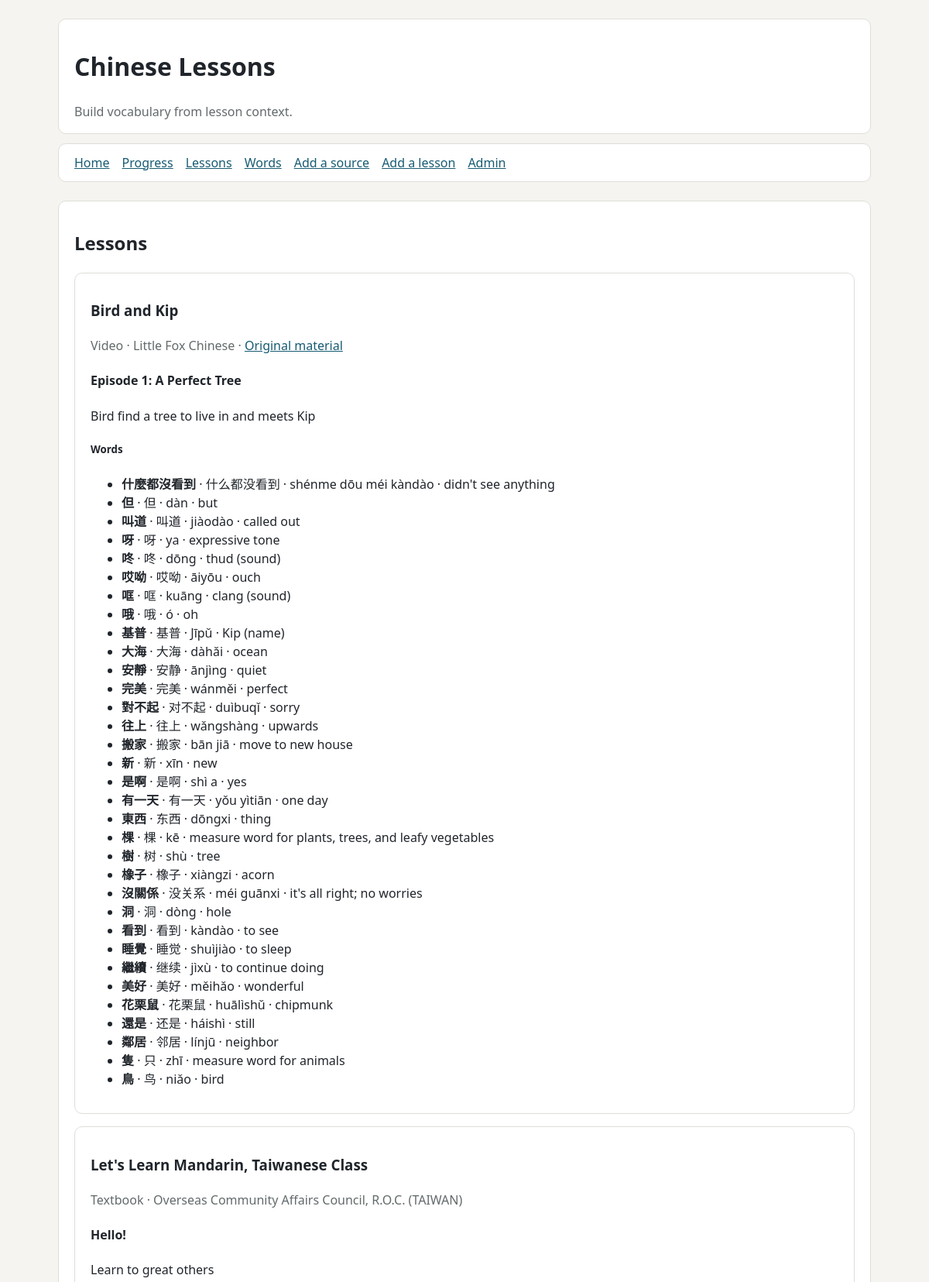
Screenshot of /lessons/ (upper part) with the database file from the repository.
### lessons/models.py (models this page shows, shortened)
class Source(models.Model):
    class Kind(models.TextChoices):
        BOOK = "book", "Book"
        TEXTBOOK = "textbook", "Textbook"
        VIDEO = "video", "Video"
        OTHER = "other", "Other"
    name = models.CharField(max_length=200, verbose_name="Title or name")
    creator = models.CharField(max_length=200, blank=True, verbose_name="Author or creator")
    kind = models.CharField(max_length=20, choices=Kind.choices, default=Kind.OTHER)
    url = models.URLField(blank=True, help_text="Optional link to the book, video, or other original material.")
    class Meta:
        ordering = ("name", "creator", "id")

class Lesson(models.Model):
    created_at = models.DateTimeField(auto_now_add=True)
    source = models.ForeignKey(Source, on_delete=models.PROTECT, related_name="lessons")
    title = models.CharField(max_length=200)
    description = models.TextField(help_text="Describe the lesson's setting or context.")
    vocabulary = models.ManyToManyField(Word, related_name="lessons", blank=True)
    class Meta:
        ordering = ("source__name", "title")
        constraints = [
            models.UniqueConstraint(fields=("source", "title"), name="unique_lesson_title_per_source"),
        ]

class Word(models.Model):
    created_at = models.DateTimeField(auto_now_add=True)
    traditional = models.CharField(max_length=100, help_text="Traditional Chinese form; used as the primary display form.")
    simplified = models.CharField(max_length=100)
    pinyin = models.CharField(
        max_length=200,
        help_text="Use tone marks (for example, nǐ hǎo) and separate syllables with spaces.",
    )
    english = models.CharField(max_length=255, verbose_name="English translation")
    class Meta:
        constraints = [
            models.UniqueConstraint(fields=("traditional", "pinyin"), name="unique_word_traditional_pinyin"),
        ]
        ordering = ("traditional", "pinyin")

### lessons/views.py (the view)
# urls.py: path('lessons/', lesson_views.lesson_list, name='lesson-list'),
def lesson_list(request):
    sources = Source.objects.prefetch_related("lessons__vocabulary")
    return render(request, "lessons/lesson_list.html", {"sources": sources})

### lessons/templates/lessons/lesson_list.html (shortened to what this page needs)
{% extends "lessons/base.html" %}
{% block content %}
<section class="card">
  <h2>Lessons</h2>
  {% if sources %}
    {% for source in sources %}
      <section class="card">
        <h3>{{ source.name }}</h3>
        <p class="muted">{{ source.get_kind_display }}{% if source.creator %} · {{ source.creator }}{% endif %}{% if source.url %} · <a href="{{ source.url }}">Original material</a>{% endif %}</p>
        {% for lesson in source.lessons.all %}
          <article>
            <h4>{{ lesson.title }}</h4>
            <p>{{ lesson.description }}</p>
            {% if lesson.vocabulary.all %}
              <h5>Words</h5>
              <ul>
                {% for word in lesson.vocabulary.all %}
                  <li><strong>{{ word.traditional }}</strong> · {{ word.simplified }} · {{ word.pinyin }} · {{ word.english }}</li>
                {% endfor %}
              </ul>
            {% endif %}
          </article>
        {% empty %}
          <p class="muted">No lessons from this source yet.</p>
        {% endfor %}
      </section>
    {% endfor %}
  {% else %}
    <p class="muted">No sources yet. Add your textbook, then create its first lesson.</p>
  {% endif %}
</section>
{% endblock %}

### lessons/templates/lessons/base.html (shortened to what this page needs)
<!doctype html>
<html lang="en">
<head>
</head>
<body>
  <header><h1>Chinese Lessons</h1><div class="muted">Build vocabulary from lesson context.</div></header>
  <nav><a href="{% url 'home' %}">Home</a><a href="{% url 'progress' %}">Progress</a><a href="{% url 'lesson-list' %}">Lessons</a><a href="{% url 'word-list' %}">Words</a><a href="{% url 'source-create' %}">Add a source</a><a href="{% url 'lesson-create' %}">Add a lesson</a><a href="{% url 'admin:index' %}">Admin</a></nav>
  <main>{% block content %}{% endblock %}</main>
</body>
</html>

### lessons/templates/lessons/base.html (style rules this page uses)
:root { font: 16px/1.5 system-ui, sans-serif; color: #20252b; background: #f5f4f0; }
body { max-width: 1050px; margin: 0 auto; padding: 1.5rem; }
header, nav, .card, fieldset { background: white; border: 1px solid #deded8; border-radius: 10px; }
header { padding: 1rem 1.25rem; }
nav { display: flex; gap: 1rem; padding: .75rem 1.25rem; margin: .75rem 0 1.5rem; }
a { color: #175b72; }
.card { padding: 1rem 1.25rem; margin: 1rem 0; }
.muted { color: #626a6c; }

### rows the page displays
Source: name "Bird and Kip", kind "Video", creator "Little Fox Chinese"
Lesson: title "Episode 1: A Perfect Tree", description "Bird find a tree to live in and meets Kip"
Word: traditional "什麼都沒看到", simplified "什么都没看到", pinyin "shénme dōu méi kàndào", english "didn't see anything"
Word: traditional "但", simplified "但", pinyin "dàn", english "but"
Word: traditional "叫道", simplified "叫道", pinyin "jiàodào", english "called out"
Word: traditional "呀", simplified "呀", pinyin "ya", english "expressive tone"
Word: traditional "咚", simplified "咚", pinyin "dōng", english "thud (sound)"
Word: traditional "哎呦", simplified "哎呦", pinyin "āiyōu", english "ouch"
Word: traditional "哐", simplified "哐", pinyin "kuāng", english "clang (sound)"
Word: traditional "哦", simplified "哦", pinyin "ó", english "oh"
Word: traditional "基普", simplified "基普", pinyin "Jīpǔ", english "Kip (name)"
Word: traditional "大海", simplified "大海", pinyin "dàhǎi", english "ocean"
Word: traditional "安靜", simplified "安静", pinyin "ānjìng", english "quiet"
Word: traditional "完美", simplified "完美", pinyin "wánměi", english "perfect"
Word: traditional "對不起", simplified "对不起", pinyin "duìbuqǐ", english "sorry"
Word: traditional "往上", simplified "往上", pinyin "wǎngshàng", english "upwards"
Word: traditional "搬家", simplified "搬家", pinyin "bān jiā", english "move to new house"
Word: traditional "新", simplified "新", pinyin "xīn", english "new"
Word: traditional "是啊", simplified "是啊", pinyin "shì a", english "yes"
Word: traditional "有一天", simplified "有一天", pinyin "yǒu yìtiān", english "one day"
Word: traditional "東西", simplified "东西", pinyin "dōngxi", english "thing"
Word: traditional "棵", simplified "棵", pinyin "kē", english "measure word for plants, trees, and leafy vegetables"
Word: traditional "樹", simplified "树", pinyin "shù", english "tree"
Word: traditional "橡子", simplified "橡子", pinyin "xiàngzi", english "acorn"
Word: traditional "沒關係", simplified "没关系", pinyin "méi guānxi", english "it's all right; no worries"
Word: traditional "洞", simplified "洞", pinyin "dòng", english "hole"
Word: traditional "看到", simplified "看到", pinyin "kàndào", english "to see"
Word: traditional "睡覺", simplified "睡觉", pinyin "shuìjiào", english "to sleep"
Word: traditional "繼續", simplified "继续", pinyin "jìxù", english "to continue doing"
Word: traditional "美好", simplified "美好", pinyin "měihǎo", english "wonderful"
Word: traditional "花栗鼠", simplified "花栗鼠", pinyin "huālìshǔ", english "chipmunk"
Word: traditional "還是", simplified "还是", pinyin "háishì", english "still"
Word: traditional "鄰居", simplified "邻居", pinyin "línjū", english "neighbor"
Word: traditional "隻", simplified "只", pinyin "zhī", english "measure word for animals"
Word: traditional "鳥", simplified "鸟", pinyin "niǎo", english "bird"
Source: name "Let's Learn Mandarin, Taiwanese Class", kind "Textbook", creator "Overseas Community Affairs Council, R.O.C. (TAIWAN)"
Lesson: title "Hello!", description "Learn to great others"
